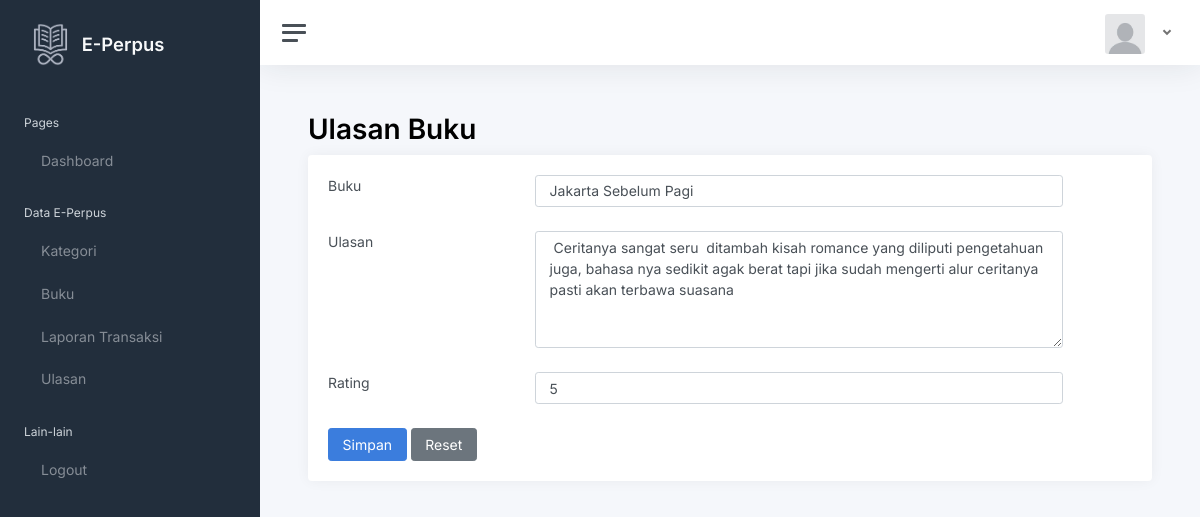
/ulasan_edit.php?id=1, run on the app's committed database.
### tables this page shows
CREATE TABLE `tb_ulasan` (
  `id_ulasan` int(11) NOT NULL,
  `id_user` int(11) DEFAULT NULL,
  `id_buku` int(11) DEFAULT NULL,
  `ulasan` text DEFAULT NULL,
  `rating` int(11) DEFAULT NULL
);

CREATE TABLE `tb_buku` (
  `id_buku` int(11) NOT NULL,
  `id_kategori` int(11) DEFAULT NULL,
  `judul` varchar(250) DEFAULT NULL,
  `foto` varchar(250) NOT NULL,
  `stok` int(11) NOT NULL,
  `penulis` varchar(250) DEFAULT NULL,
  `penerbit` varchar(250) DEFAULT NULL,
  `tahun_terbit` varchar(250) DEFAULT NULL,
  `deskripsi` text DEFAULT NULL
);

### ulasan_edit.php (the view, shortened to what this page needs)
<?php
include "koneksi.php";
?>
<!DOCTYPE html>
<html lang="en">
<head>
	<link href="css/app.css" rel="stylesheet">
</head>
<body>
	<div class="wrapper">
		<nav id="sidebar" class="sidebar js-sidebar">
			<div class="sidebar-content js-simplebar">
				<a class="sidebar-brand" href="index.php">
				<img src="img/icons/icon2.png" width="25%">
          <span class="align-middle">E-Perpus</span>
        </a>
				<ul class="sidebar-nav">
					<li class="sidebar-header">
						Pages
					</li>
					<li class="sidebar-item">
						<a class="sidebar-link" href="index.php">
              <i class="align-middle" data-feather="home"></i> <span class="align-middle">Dashboard</span>
            </a>
					</li>
					<li class="sidebar-header">
						Data E-Perpus
					</li>
					<?php
					if($_SESSION['tb_user']['level'] !='peminjam'){
						?>
					<li class="sidebar-item">
						<a class="sidebar-link" href="kategori.php">
              <i class="align-middle" data-feather="folder"></i> <span class="align-middle">Kategori</span>
            </a>
					</li>
                         <li class="sidebar-item">
					<a class="sidebar-link" href="buku.php">
              <i class="align-middle" data-feather="book"></i> <span class="align-middle">Buku</span>
            </a>
					<li class="sidebar-item">
						<a class="sidebar-link" href="laporan.php">
              <i class="align-middle" data-feather="book-open"></i> <span class="align-middle">Laporan Transaksi</span>
            </a>
					</li>
					<?php }
					 ?>
					<li class="sidebar-item">
						<a class="sidebar-link" href="ulasan.php">
              <i class="align-middle" data-feather="bar-chart-2"></i> <span class="align-middle">Ulasan</span>
            </a>
					</li>
					<li class="sidebar-header">
						Lain-lain
					</li>
					<li class="sidebar-item">
						<a class="sidebar-link" href="logout.php">
              <i class="align-middle" data-feather="log-out"></i> <span class="align-middle">Logout</span>
            </a>
					</li>
		</nav>
		<div class="main">
			<nav class="navbar navbar-expand navbar-light navbar-bg">
				<a class="sidebar-toggle js-sidebar-toggle">
          <i class="hamburger align-self-center"></i>
        </a>
	   	<div class="navbar-collapse collapse">
					<ul class="navbar-nav navbar-align">
							<a class="nav-link dropdown-toggle d-none d-sm-inline-block" href="#" data-bs-toggle="dropdown">
                <img src="img/avatars/profil.jpg" class="avatar img-fluid rounded me-2" alt="Charles Hall" /> <span class="text-dark">
			 </span>
              </a>
					</ul>
				</div>
			</nav>
            <main class="content">
				<div class="container-fluid p-0">
                <h1 ><b>Ulasan Buku</b></h1>
                <div class="card">
                    <div class="card-body">
                    <div class="row">
                    <div class="col-md-12">
                         <form method="POST">
                              <?php
                              $id = $_GET['id'];
                                   $query=mysqli_query($koneksi, "SELECT * FROM tb_ulasan WHERE id_ulasan=$id");
                                   $data=mysqli_fetch_array($query);
                              ?>
                              <div class="row mb-4">
                                   <div class="col-md-3">Buku</div>
                                   <div class="col-md-8">
                                        <select name ="id_buku" class="form-control">
                                             <?php
                                             $buk = mysqli_query($koneksi, "SELECT * FROM tb_buku");
                                             while($buku = mysqli_fetch_array($buk)){
                                                  ?>
                                                  <option <?php if($data['id_buku'] == $buku['id_buku']) echo 'selected'; ?> value="<?php echo $buku['id_buku'];?>"> <?php echo $buku['judul'];?></option>
                                                  <?php
                                             }
                                             ?>
                                        </select>
                                   </div>
                                   </div>
                              <div class="row mb-4">
                                   <div class="col-md-3">Ulasan</div>
                                   <div class="col-md-8"><textarea name="ulasan" rows="5" class="form-control"> <?php echo $data['ulasan'];?> </textarea></div>
                              </div>
                              <div class="row mb-4">
                                   <div class="col-md-3">Rating</div>
                                   <div class="col-md-8">
                                        <select name="rating" class="form-control">
                                             <?php
                                                  for($i = 1; $i<=5; $i++){
                                             ?>
                                                       <option <?php if($data['rating'] == $i) echo 'selected'; ?>><?php echo $i; ?></option>
                                                       <?php
                                                  }
                                             ?>
                                        </select>
                                   </div>
                              </div>
                                   <div class="col-md-8">
                                        <button type="submit" class="btn btn-primary" name="submit" value="submit">Simpan</button>
                                        <button type="reset" class="btn btn-secondary">Reset</button>
                                   </div>
                                   </div>
                                        </div>
                     </div>
                     </div>
                    </div>
                </div>

### data on the page
tb_ulasan: id_buku "Jakarta Sebelum Pagi", ulasan "Ceritanya sangat seru ditambah kisah romance yang diliputi pengetahuan juga, bahasa nya sedikit agak berat tapi jika sudah mengerti alur ceritanya pasti akan terbawa suasana", rating "5"
